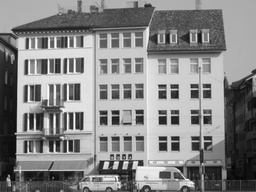
#> input picture HW_1/Q_2/Part_2/pair1_imageA.jpg, 256 x 192 px, shrunk from 640 x 480 before the run, found by its file name; its folder holds 3 pictures in this run
$ python Part_2.py
#> lines starting #> are read from the running program, lines starting #| are printed output that depends on the picture
import cv2
from matplotlib import pyplot as plt
import numpy as np
import time
import random


MATCHES_TO_PLOT = 100


def plot_match_image():

    plt.imshow(image_c)
    plt.title('Match Image')
    plt.xticks([])
    plt.yticks([])

    plt.get_current_fig_manager().window.state('zoomed')
    plt.show()


if __name__ == '__main__':

    time_start = time.time()

    pair = 1

    image_a_filename = f'Part_2\\pair{pair}_imageA.jpg'
    image_b_filename = f'Part_2\\pair{pair}_imageB.jpg'

    image_a = cv2.imread(image_a_filename)
#> image_a is the input picture: shape (192, 256, 3); min 2, max 255, mean 132.1
    image_b = cv2.imread(image_b_filename)
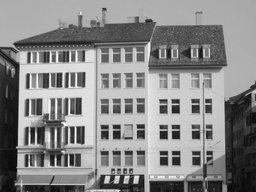
#> input picture HW_1/Q_2/Part_2/pair1_imageB.jpg, 256 x 192 px, shrunk from 640 x 480 before the run, found by its file name
#> image_b is the input picture: shape (192, 256, 3); min 4, max 255, mean 135

    image_a_gray = cv2.cvtColor(image_a, cv2.COLOR_BGR2GRAY)
    image_b_gray = cv2.cvtColor(image_b, cv2.COLOR_BGR2GRAY)

    sift = cv2.SIFT_create()
    image_a_keypoints, image_a_descriptor = sift.detectAndCompute(image_a_gray, None)
#> image_a_keypoints = 670 keypoints; strongest (x, y, size): (141, 163, 4), (162, 121, 5.6), (175, 95, 5.4), (163, 147, 5.6)
    image_b_keypoints, image_b_descriptor = sift.detectAndCompute(image_b_gray, None)
#> image_b_keypoints = 656 keypoints; strongest (x, y, size): (163, 135, 5.6), (176, 135, 5.5), (176, 110, 5.4), (136, 180, 4)

    n = image_a_descriptor.shape[0]
#> n = 670
    m = image_b_descriptor.shape[0]
#> m = 656

    distances = np.zeros((n, m))
    for i in range(n):
        for j in range(m):
            distances[i, j] = sum(abs(image_a_descriptor[i] - image_b_descriptor[j]))
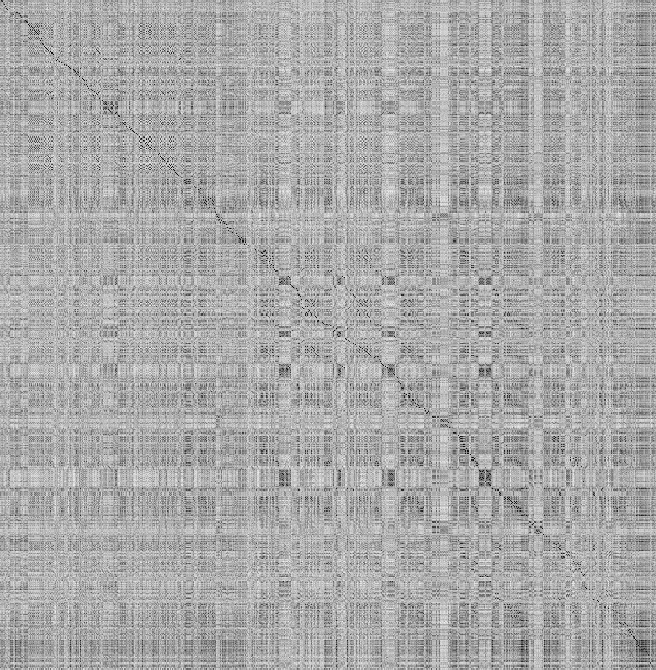
#> distances: shape (670, 656) float64; min 76, max 6012, mean 4025.9; drawn with min black and max white

    # test_1 = False
    test_1 = True
    # test_2 = False
    test_2 = True

    matches = list()
    for i in range(n):

        min_distance_1 = 0xFFFFFFFF
        match_index_1 = -1

        min_distance_2 = 0xFFFFFFFF
        match_index_2 = -1

        for j in range(m):

            distance = distances[i, j]

            if distance < min_distance_1:
                min_distance_1 = distance
                match_index_1 = j
            elif distance < min_distance_2:
                min_distance_2 = distance
                match_index_2 = j

        if test_1:

            if min_distance_1 < 0.8 * min_distance_2:
                matches.append([cv2.DMatch(i, match_index_1, 0, min_distance_1)])

        if test_2:

            min_distance_3 = 0xFFFFFFFF
            match_index_3 = -1

            for k in range(n):

                distance = distances[k, match_index_1]

                if distance < min_distance_3:
                    min_distance_3 = distance
                    match_index_3 = k

            if match_index_3 == i:
                matches.append([cv2.DMatch(i, match_index_1, 0, min_distance_1)])

        else:
            matches.append([cv2.DMatch(i, match_index_1, 0, min_distance_1)])
#> after the loop, matches = 831 matches

    matches_indices = random.sample(range(0, len(matches)), MATCHES_TO_PLOT)
#> matches_indices = 100 values, max 830 at index 93, min 1 at index 55, mean 417.6

    matches_to_plot = [matches[index] for index in matches_indices]
#> matches_to_plot = 100 matches

    image_c = cv2.drawMatchesKnn(image_a, image_a_keypoints, image_b, image_b_keypoints, matches_to_plot, None, flags=cv2.DrawMatchesFlags_NOT_DRAW_SINGLE_POINTS)
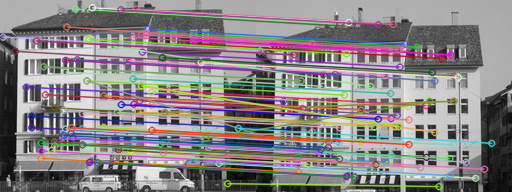
#> image_c: shape (192, 512, 3); mean B, G, R 132.5, 131.5, 136.5

    print(f"Run Time: {time.time() - time_start}")

    plot_match_image()
